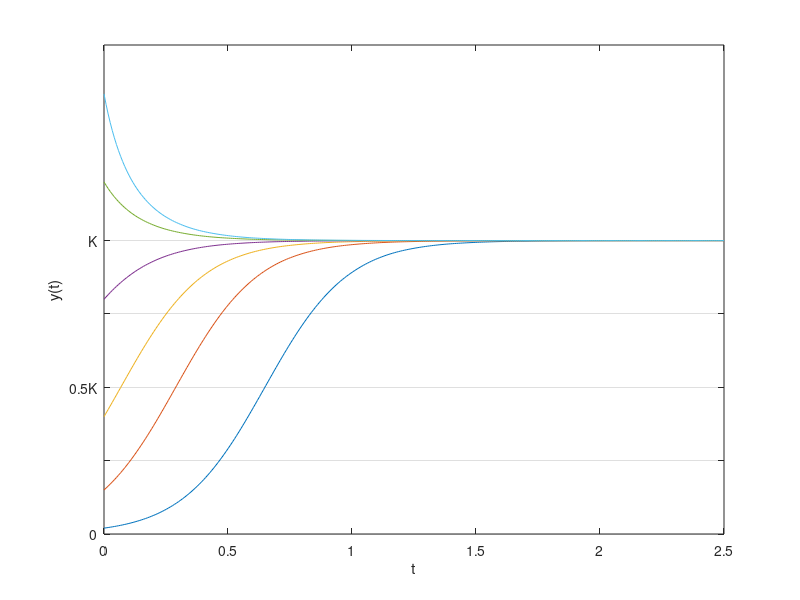

MATLAB code for this plot: (Note: this script raises an error after producing the figure.)

      close all
      
	      a = 6; b = 2;
	      K = a/b;

	      f = @(t,y) a*y - b*y^2;
	      t = linspace(0,2.5,300);
	      for y0 = K*[0.02 0.15 0.4 0.8 1.2 1.5]
	          [t,y] = ode45(f,t,y0);
	          plot(t,y), hold on
	      end
	      xlabel('t'), ylabel('y(t)')
	      set(gca,'ygrid','on',...
	        'ytick',K*(0:.25:1),'yticklabel',{'0','','0.5K','','K'})
	    
      if length(get(0,'children')) > 0
        set(gcf,'paperpos',[0 0 5 2.75])
        print -dsvg fo_log_solutions.svg
      end
      
      